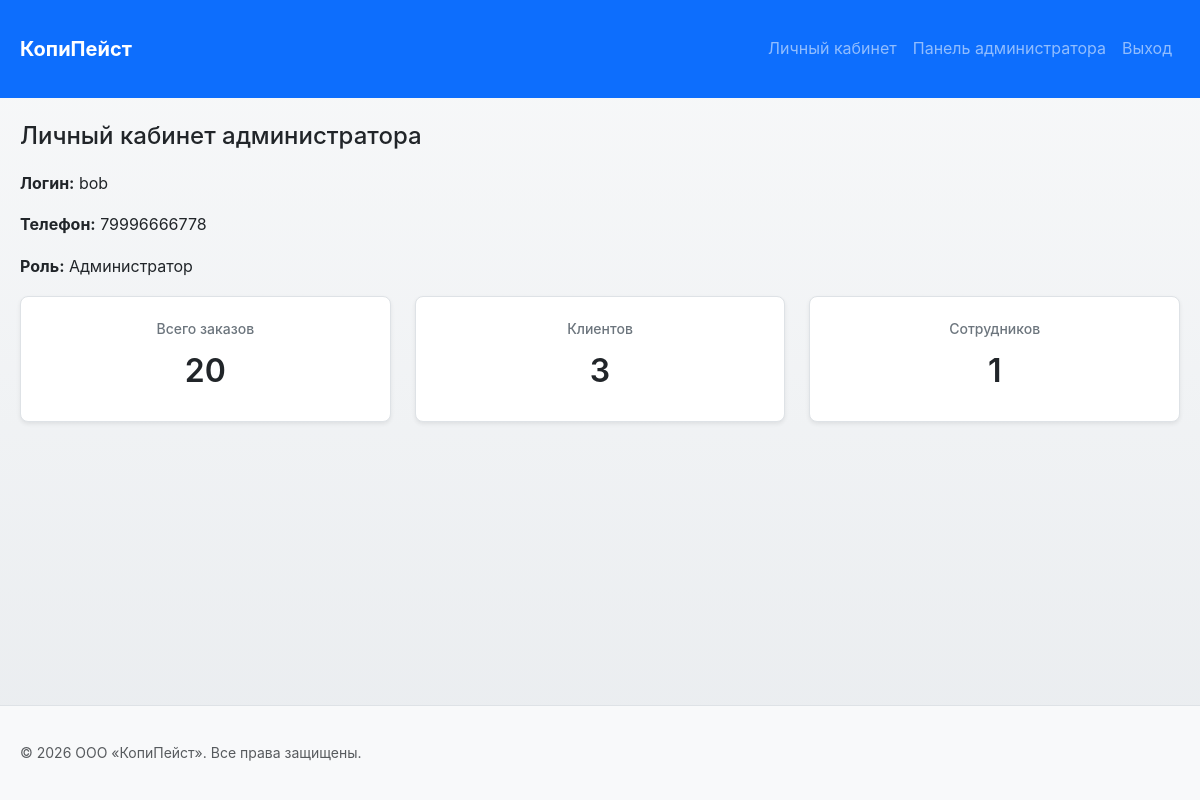
/admin/profile.php (signed in), run on the app's committed database.
### tables this page shows
CREATE TABLE `user_` (
  `id_user` int NOT NULL,
  `login` varchar(30) NOT NULL,
  `password` varchar(255) NOT NULL,
  `phone_number` varchar(11) NOT NULL,
  `role_id` int NOT NULL,
  `location_id` int DEFAULT NULL COMMENT 'ID закрепленного копицентра для сотрудника'
);

CREATE TABLE `role_` (
  `role_id` int NOT NULL,
  `role_name` varchar(50) NOT NULL
);

### admin/profile.php (the view, shortened to what this page needs)
<?php
require_once __DIR__ . '/../function/connect.php';
$userId = $_SESSION['user_id'];
$stmt = $pdo->prepare("SELECT u.*, r.role_name FROM user_ u JOIN role_ r ON u.role_id = r.role_id WHERE u.id_user = ?");
$stmt->execute([$userId]);
$user = $stmt->fetch();
$totalOrders = $pdo->query("SELECT COUNT(*) AS c FROM order_")->fetch()['c'] ?? 0;
$totalClients = $pdo->query("SELECT COUNT(*) AS c FROM user_ WHERE role_id = 1")->fetch()['c'] ?? 0;
$totalEmployees = $pdo->query("SELECT COUNT(*) AS c FROM user_ WHERE role_id = 2")->fetch()['c'] ?? 0;
require_once __DIR__ . '/../function/layout_start.php';
?>
        <div class="profile-header">
            <h2>Личный кабинет администратора</h2>
            <div class="user-info">
                <p><strong>Логин:</strong> <?= htmlspecialchars($user['login']) ?></p>
                <p><strong>Телефон:</strong> <?= htmlspecialchars($user['phone_number']) ?></p>
                <p><strong>Роль:</strong> <?= htmlspecialchars($user['role_name']) ?></p>
            </div>
        </div>
        <section class="stats-grid">
            <div class="stat-card">
                <h3>Всего заказов</h3>
                <div class="stat-value"><?= (int)$totalOrders ?></div>
            </div>
            <div class="stat-card">
                <h3>Клиентов</h3>
                <div class="stat-value"><?= (int)$totalClients ?></div>
            </div>
            <div class="stat-card">
                <h3>Сотрудников</h3>
                <div class="stat-value"><?= (int)$totalEmployees ?></div>
            </div>
        </section>
<?php require_once __DIR__ . '/../function/layout_end.php'; ?>

### css/style.css (style rules this page uses)
:root { --cp-primary: #0d6efd; --cp-primary-hover: #0b5ed7; --cp-primary-light: #cfe2ff; --cp-secondary: #6c757d; --cp-success: #198754; --cp-danger: #dc3545; --cp-warning: #ffc107; --cp-info: #0dcaf0; --cp-light: #f8f9fa; --cp-dark: #212529; --cp-gradient-primary: linear-gradient(135deg, #667eea 0%, #764ba2 100%); --cp-gradient-success: linear-gradient(135deg, #81FBB8 0%, #28C76F 100%); --cp-border: #dee2e6; --cp-border-light: #e9ecef; --cp-radius: 0.5rem; --cp-radius-sm: 0.25rem; --cp-radius-lg: 0.75rem; --cp-shadow: 0 0.125rem 0.25rem rgba(0, 0, 0, 0.075); --cp-shadow-md: 0 0.25rem 0.5rem rgba(0, 0, 0, 0.1); --cp-shadow-lg: 0 0.5rem 1rem rgba(0, 0, 0, 0.15); --cp-shadow-hover: 0 0.75rem 1.5rem rgba(0, 0, 0, 0.2); --cp-transition: all 0.3s cubic-bezier(0.4, 0, 0.2, 1); --cp-transition-fast: all 0.15s ease-in-out; --cp-font-sans: -apple-system, BlinkMacSystemFont, 'Segoe UI', Roboto, 'Helvetica Neue', Arial, sans-serif; --cp-font-mono: 'Monaco', 'Courier New', monospace; }
* { margin: 0; padding: 0; box-sizing: border-box; }
body, .site-body { font-family: var(--cp-font-sans); line-height: 1.6; color: var(--cp-dark); background: linear-gradient(to bottom, #f8f9fa 0%, #e9ecef 100%); min-height: 100vh; }
.site-main h2 { margin-bottom: 1.25rem; font-size: 1.5rem; color: var(--cp-dark); }
.stats-grid { display: grid; grid-template-columns: repeat(auto-fit, minmax(200px, 1fr)); gap: 1.5rem; margin-bottom: 2rem; }
.stat-card { background: #fff; padding: 1.5rem; border-radius: var(--cp-radius); box-shadow: var(--cp-shadow); border: 1px solid var(--cp-border); text-align: center; }
.stat-card h3 { font-size: 0.875rem; color: var(--cp-secondary); margin-bottom: 0.5rem; }
.stat-value { font-size: 2rem; font-weight: 600; color: var(--cp-dark); }

### data on the page
user_: login "bob", phone_number "79996666778", role.role_name "Администратор"

### other printed values
$totalOrders "20"
$totalClients "3"
$totalEmployees "1"
